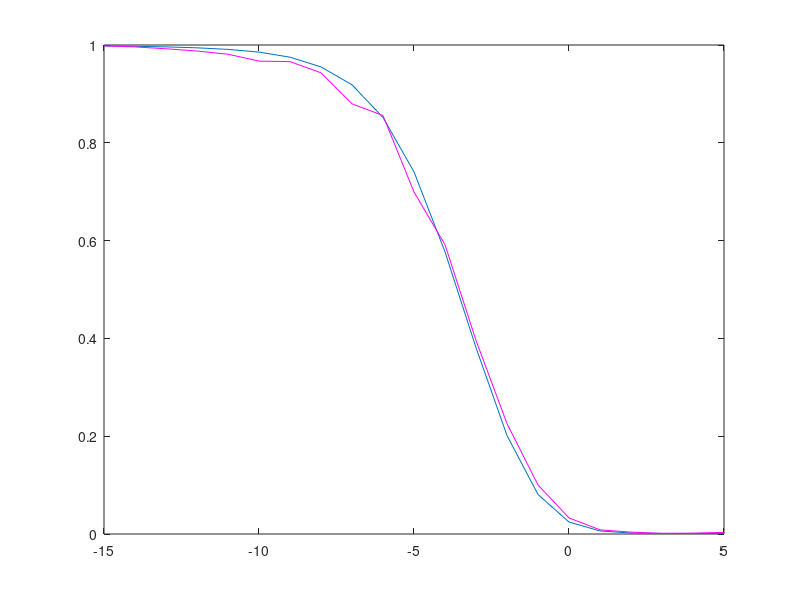

MATLAB code to generate this figure:
% ----- IED KMM -------
clear all;
Pf = 0.001;
SNR_dB= -15:1:5; % SNR in dB 
gam=power(10,SNR_dB/10); % SNR ratio
N=100; % No of samples
nu = 0.1;
ro = power(10,nu/10);

avg_noise_pow = 1;
%----- uniformly distributed random numbers-----
a = avg_noise_pow/ro;
b = avg_noise_pow*ro;
% r = a + (b-a).*rand(1,1);
% act_noise_pow = r;
% Pd calculation using formula
% for i = 1:length(Pf) 
%     lamda(i) = avg_noise_pow*(N +((sqrt(2*N))*qfuncinv(Pf(i))));
%     v1 = sqrt((2*N*(gam+1)^2*avg_noise_pow^2));
%     v2 = lamda(i) -  (N*(1+gam)*avg_noise_pow);
%     Pd(i) = qfunc(v2/v1);
% end
run = 1000;
for i = 1:length(SNR_dB) 
    gam=power(10,SNR_dB(i)/10);
    lamda = avg_noise_pow*(N +((sqrt(2*N))*qfuncinv(Pf)));
    for j = 1:run
        r = a + (b-a).*rand(1,1);
        act_noise_pow = r;
        v1 = sqrt((2*N*(gam+1)^2*act_noise_pow^2));
        v2 = lamda -  (N*(1+gam)*act_noise_pow);
        Pdc1(j) = qfunc(v2/v1);
        v3 = sqrt((2*N*act_noise_pow^2));
        v4 = lamda -  (N*act_noise_pow);
        Pfc1(j) = qfunc(v4/v3);
    end
    Pdc(i) = mean(Pdc1);
    Pfc(i) = mean(Pfc1);
end

Pe = Pfc+1-Pdc;
plot(SNR_dB,Pe); hold on;


M = 10;
L = 10;
mu_avg = ((M/L)*N*(1+gam)*avg_noise_pow)+ (((L-M)/L)*N*avg_noise_pow);
sig_avg = ((M/(L^2))* (2*N)*(((1+gam)^2)*(avg_noise_pow^2))+(((L-M)/(L^2))*(2*N)*(avg_noise_pow^2)));

for i = 1:length(SNR_dB) 
    gam=power(10,SNR_dB(i)/10);
    lamda1 = ((((qfuncinv(Pf))*(sqrt(2*N)))+N)*(avg_noise_pow/ro));
    lamda2 = ((((qfuncinv(Pf))*(sqrt(2*N)))+N)*(avg_noise_pow*ro));
    for j = 1:run
        r = a + (b-a).*rand(1,1);
        act_noise_pow = r;
        v1 = sqrt((2*N*(gam+1)^2*act_noise_pow^2));
        v2 = lamda2 - (N*(1+gam)*act_noise_pow);
        Pd1(j) = qfunc(v2/v1);
        v3 = sqrt((2*N*act_noise_pow^2));
        v4 = lamda2 -  (N*act_noise_pow);
        Pf1(j) = qfunc(v4/v3);
    end
    Pdt(i) = mean(Pd1);
    Pfa(i) = mean(Pf1);
    td = (lamda1-(N*(1+gam)*act_noise_pow))/v1;
    tf = (lamda1-(N*act_noise_pow))/sqrt(2*N*act_noise_pow^2);
    ta1 = (lamda2-mu_avg)/sqrt(sig_avg);
    ta2 = (lamda2-mu_avg)/sqrt( sig_avg);
    Pdked1(i) = Pdt(i)+((1-Pdt(i))*(qfunc(td)-Pdt(i))*qfunc(ta1));
    Pfked1(i) = Pfa(i)+((1-Pfa(i))*(qfunc(tf)-Pfa(i))*qfunc(ta2));
end

Pek = Pfked1+1-Pdked1;

plot(SNR_dB,Pek,'m');


% plot(Pfc,Pdc,'b','linewidth',2); hold on
% plot(Pf,Pd,'m','linewidth',2);hold on
% plot(Pfa,Pdt,'g','linewidth',2); hold on
% 
